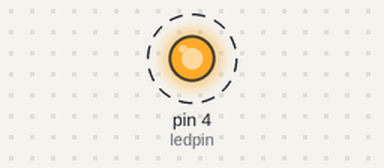
Bench run of a sketch on a simulated Arduino Uno, built with avr-gcc and run on an emulated ATmega328P. Parts: output pins drawn as LEDs (lit = HIGH). Dashed ring = blinking.

Above: at 0.5 s.
Timing chart, 0 to 4.6 s (numbered marks = the images above):
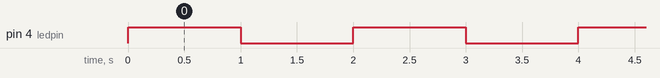

Measured:
- by itself, pin 4 (ledpin): alternates HIGH for 1.0 s and LOW for 1.0 s

The sketch:

2_Led.ino
```cpp
#define ledpin 4

void setup() {

pinMode(ledpin,OUTPUT);
}

void loop() {
 digitalWrite(ledpin,HIGH);

 delay(1000);
 digitalWrite(ledpin,LOW);
 delay(1000);
}
```
